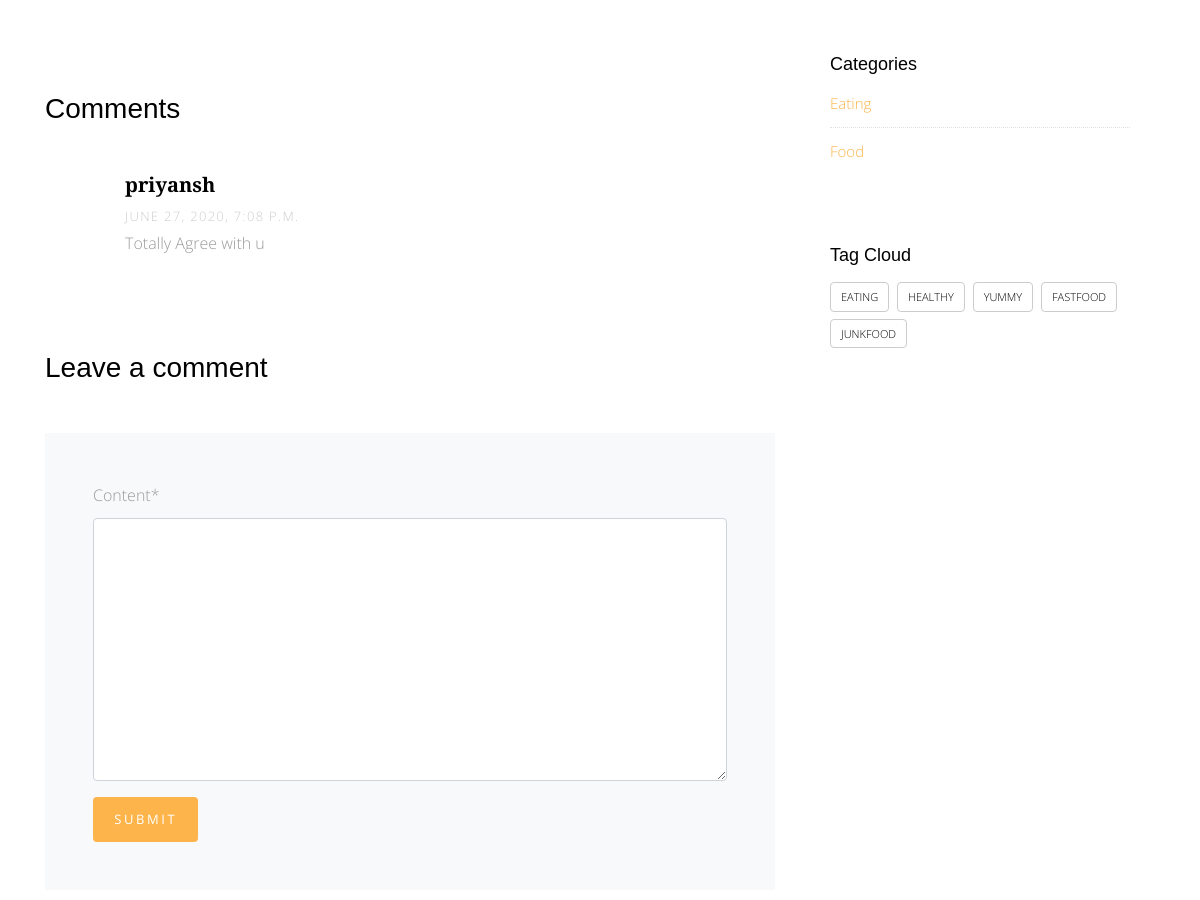
The app's page /blog/2 (middle part), older data.
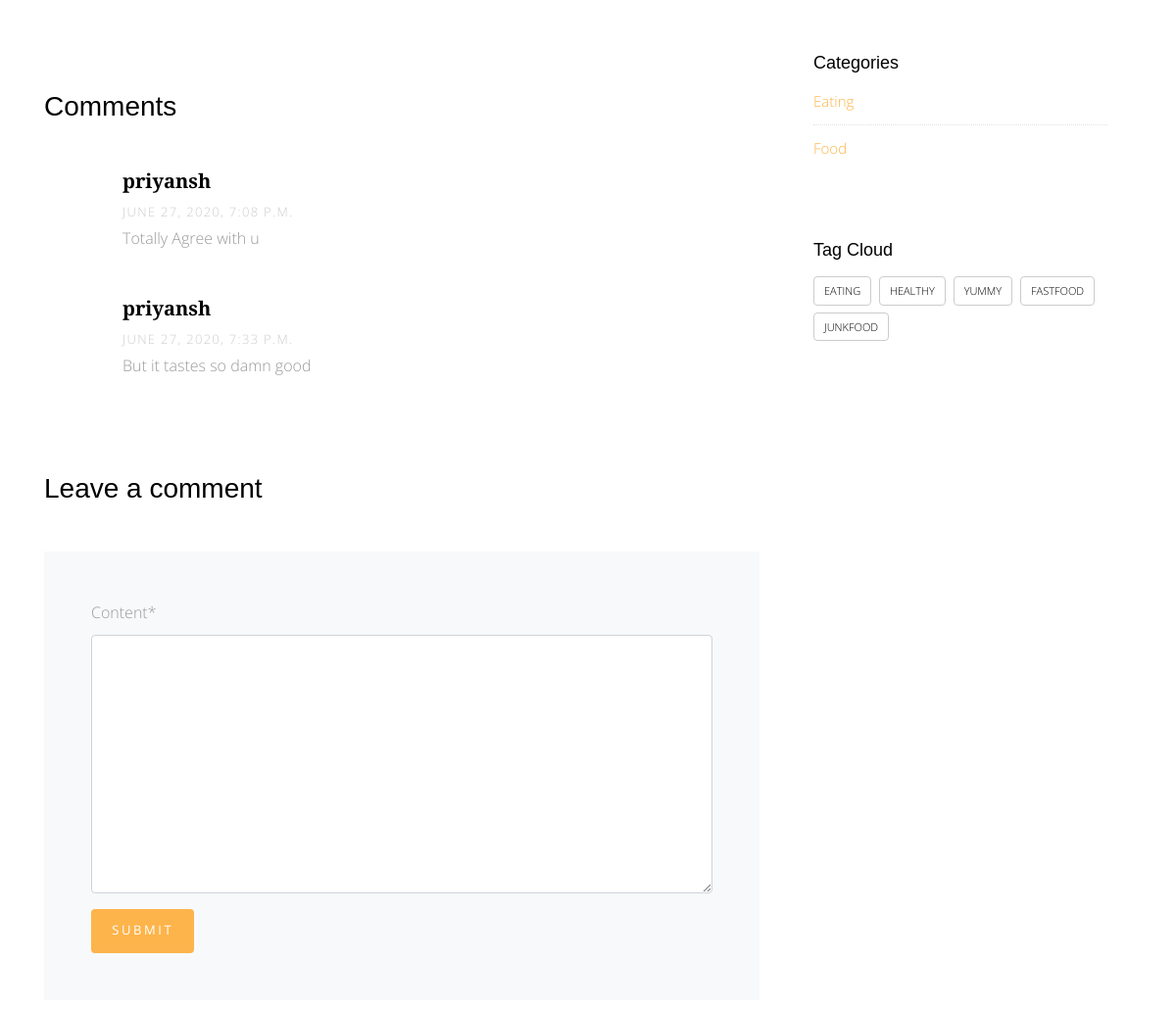
The same page, newer data.
### blog/models.py (models this page shows, shortened)
class Comment(models.Model):
  user = models.ForeignKey(User,on_delete=models.CASCADE)
  post = models.ForeignKey(Post,on_delete=models.CASCADE)
  content = models.TextField()
  created =  models.DateTimeField(default=timezone.now)

class Category(models.Model) :
  category_name = models.CharField(max_length=50 )
  def __str__(self):
    return self.category_name
  class Meta:
        verbose_name = 'category'
        verbose_name_plural = 'categories'

### blog/views.py (the view, shortened to what this page needs)
# urls.py: path('<int:id>', views.post_detail, name='post_detail'),
def post_detail(request, id):
    post_detail = Post.objects.get(id=id)
    categories = Category.objects.all()
    all_tags = Tag.objects.all()
    comments = Comment.objects.filter(post=post_detail)
    comment_form = CommentForm()
    context = {
        'post_detail': post_detail,
        'categories': categories,
        'all_tags':all_tags,
        'comments':comments,
        'comment_form':comment_form,
    }
    return render(request, 'blog/post_detail.html', context)

### blog/forms.py
class CommentForm(forms.ModelForm):
    class Meta:
        model = Comment
        fields = ['content']

### blog/models.py (called while the page is built)
  def __str__(self):
    return self.title

### blog/templates/blog/post_detail.html (shortened to what this page needs)
{% extends 'base.html' %} {% load crispy_forms_tags %} {% load static %} {% block content %}
<div class="main-wrap">
  <div class="section">
    <div class="container">
      <div class="row">
        <div class="col-md-8">
          <div class="pt-5 mt-5">
            <h3 class="mb-5">Comments</h3>
            <ul class="comment-list">
              {% for comment in comments %}
                <li class="comment">
                  <div class="comment-body">
                    <h3><strong>{{comment.user}}</strong></h3>
                    <div class="meta">{{comment.created}}</div>
                    <p>
                    {{comment.content}}
                    </p>
                  </div>
                </li>
              {% endfor %}
            </ul>
            <div class="comment-form-wrap pt-5">
              <h3 class="mb-5">Leave a comment</h3>
              <form action="#" method="POST" class="p-5 bg-light">
                {{comment_form|crispy}}
                <button type="submit" class="btn btn-primary">Submit</button>
              </form>
            </div>
          </div>
        </div>
        <div class="col-md-4 sidebar">
          <div class="sidebar-box">
            <div class="categories">
              <h3>Categories</h3>
              {% for category in categories %}
              <li>
                <a href="{% url 'blog:post_by_category' category %}">{{category}}</a>
              </li>
              {% endfor %}
            </div>
          </div>
          <div class="sidebar-box">
            <h3>Tag Cloud</h3>
            <div class="tagcloud">
              {% for tag in all_tags %}
              <a href="{% url 'blog:post_by_tag' tag %}" class="tag-cloud-link">{{tag}}</a>
              {% endfor %}
            </div>
          </div>
        </div>
      </div>
    </div>
  </div>
</div>
{% endblock content %}

Row changes from the older to the newer data that the page shows:
added Comment: user "priyansh", created "JUNE 27, 2020, 7:33 P.M.", content "But it tastes so damn good"
